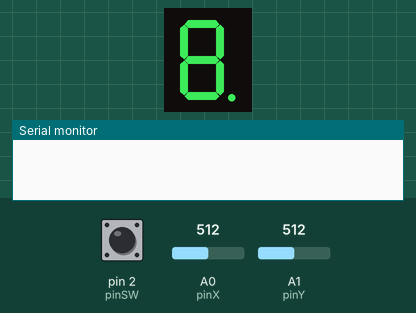
This sketch was run on a simulated Arduino Uno, built with avr-gcc and run on an emulated ATmega328P. On the bench: 1-digit seven-segment display, the last lines printed to the serial monitor. Wiring (inferred from the names in the program): 1-digit 7-segment display, segments lit when LOW: segments pin 10, pin 9, pin 8, pin 7, pin 6, pin 5, pin 4, pin 12. Inputs (shaded band) come from the test bench; at power-on: A1 (pinY) = 512, pin 2 (pinSW) HIGH, A0 (pinX) = 512. The segment pins are drawn as the display they are named for.

Above: at 1.2 s.
1.3 s: A1 (pinY) set to 390
At 1.8 s:
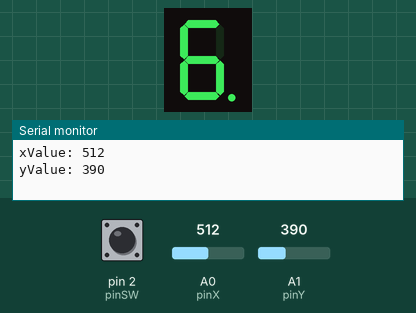
4.6 s: pin 2 (pinSW) pulled LOW for 1 s
At 6.75 s:
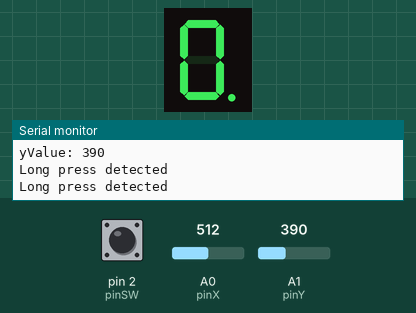
Timing chart, 0 to 8.2 s (numbered marks = the images above; inputs shaded):
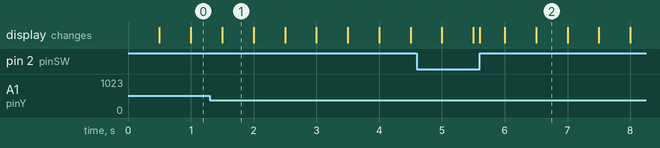

The sketch:

Homework4_7Segment.ino
```cpp
const int pinSW = 2; // digital pin connected to switch output
const int pinX = A0; // A0 - analog pin connected to X output
const int pinY = A1; // A1 - analog pin connected to Y output

// declare all the segments pins
const int pinA = 12;
const int pinB = 10;
const int pinC = 9;
const int pinD = 8;
const int pinE = 7;
const int pinF = 6;
const int pinG = 5;
const int pinDP = 4;
const int segSize = 8;

const int noOfDigits = 8;
byte state = HIGH;
byte swStateVal = LOW;
int xValue = 0;
int yValue = 0;
bool joyMoved = false;
int digit = 0;
int minThreshold = 400;
int maxThreshold = 600;

int segments[segSize] = {
  pinA, pinB, pinC, pinD, pinE, pinF, pinG, pinDP
};

// starting position is on the decimal point, which is the seventh element of the segments array
int currentPosition = 7;

// array to memorise which segments have been pressed and will be kept on until reset
int segmentsON[segSize] = {
  0, 0, 0, 0, 0, 0, 0, 0
};

const int directions = 4;

// matrix that shows how to get from one segment to the other depending on the movement of the joystick;
// elements of the matrix represent the "distance" between the current segment and the destination segment
int movement[noOfDigits][directions] = {
  // up, down, left, right, current segment
  // n/a, g, f, b
  {0, 6, 5, 1},  // a 0
  //a, g, f, n/a
  {-1, 5, 4, 0}, // b 1
  // g, d, e, dp
  {4, 1, 2, 5},  // c 2
  // g, n/a, e, c
  {3, 0, 1, -1}, // d 3
  // g, d, n/a, c
  {2, -1, 0, -2}, // e 4
  // a, g, n/a, b
  {-5, 1, 0, -4}, // f 5
  // a, d, n/a, n/a
  {-6, -3, 0, 0}, // g 6
  // n/a, n/a, c, n/a
  {0, 0, -5, 0},  // dp 7
};

const int up = 0;
const int down = 1;
const int left = 2;
const int right = 3;
int move = 0;

unsigned long previousMillis = 0;
const long interval = 500;
bool segmentState = LOW;

byte swState = HIGH;
byte lastSwState = HIGH;
unsigned long swPressTime = 0;
unsigned long longPressDuration = 1000;
unsigned long debounceDelay = 50;

unsigned long lastMoveTime = 0;
unsigned long moveDelay = 500;

void setup() {
  // initialize all the pins
  for (int i = 0; i < segSize; i++) {
    pinMode(segments[i], OUTPUT);
  }
  pinMode(pinSW, INPUT_PULLUP);
  Serial.begin(9600);
}

void loop() {
  unsigned long currentDebounceMillis = millis();

  if (currentDebounceMillis - swPressTime >= debounceDelay) {
    swState = digitalRead(pinSW);

    if (swState == LOW && lastSwState == HIGH) {
      swPressTime = millis();
    }

    if (swState == HIGH && lastSwState == LOW) {
      // sw has been released
      unsigned long swReleaseTime = millis() - swPressTime;

      if (swReleaseTime >= longPressDuration) {
        reset();
        Serial.println("Long press detected");
      } else {
        segmentsON[currentPosition] = 1;
        Serial.println("Short press detected");
      }
    }

    lastSwState = swState;
  }

  set();

  unsigned long currentMillis = millis();
  if (currentMillis - previousMillis >= interval) {
    previousMillis = currentMillis;
    segmentState = !segmentState;
    digitalWrite(segments[currentPosition], segmentState);
  }
  xValue = analogRead(pinX);
  yValue = analogRead(pinY);

  if (xValue < minThreshold && joyMoved == false) {  //  down movement
      // Check for a delay before processing another movement
      if (millis() - lastMoveTime >= moveDelay) {
        move = movement[currentPosition][down];
        currentPosition = currentPosition + move;
        joyMoved = true;
        Serial.print("xValue: ");
        Serial.println(xValue);
        Serial.print("yValue: ");
        Serial.println(yValue);
        lastMoveTime = millis();
      }
  }

  if (xValue > maxThreshold && joyMoved == false) { //  up movement
      if (millis() - lastMoveTime >= moveDelay) {
        move = movement[currentPosition][up];
        currentPosition = currentPosition + move;
        joyMoved = true;
        Serial.print("xValue: ");
        Serial.println(xValue);
        Serial.print("yValue: ");
        Serial.println(yValue);
        lastMoveTime = millis();
      }
  }

  if (yValue < minThreshold && joyMoved == false) {  //  left movement
      if (millis() - lastMoveTime >= moveDelay) {
        move = movement[currentPosition][left];
        currentPosition = currentPosition + move;
        joyMoved = true;
        Serial.print("xValue: ");
        Serial.println(xValue);
        Serial.print("yValue: ");
        Serial.println(yValue);
        lastMoveTime = millis();
      }
  }

  if (yValue > maxThreshold && joyMoved == false) { //  right movement
      if (millis() - lastMoveTime >= moveDelay) {
        move = movement[currentPosition][right];
        currentPosition = currentPosition + move;
        joyMoved = true;
        Serial.print("xValue: ");
        Serial.println(xValue);
        Serial.print("yValue: ");
        Serial.println(yValue);
        lastMoveTime = millis();
      }
  }

  if (xValue >= minThreshold && yValue >= minThreshold && yValue <= maxThreshold) {
      joyMoved = false;
  }
}
// setting the current segment, as well as the ones that have been switched on by pressing the button
void set() {
  for (int i = 0; i < segSize; i++) {
    if (i == currentPosition) {
      digitalWrite(segments[i], segmentState);
    } else {
      digitalWrite(segments[i], segmentsON[i]);
    }
  }
}
// switching off all of the segments and moving back to the start position (on the decimal point)
void reset() {
  for (int i = 0; i < segSize; i++) {
    segmentsON[i] = 0;
    digitalWrite(segments[i], segmentsON[i]);
  }
  currentPosition = 7;
  Serial.println("Long press detected");
}
```

Measured:
- after the input at 1.3 s, the display: changes after 0.20 s (image 1)
- after the input at 4.6 s, the display: first differs from a run without the input after 1.0 s (image 2)
- what the display in image 1 shows lasts 0.5 s, from 1.5 s to 2.0 s
